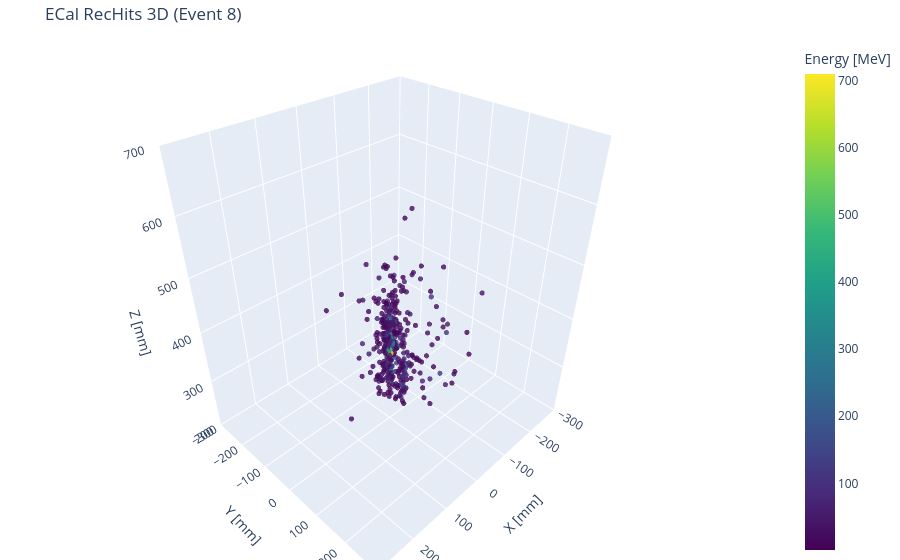

The notebook cell this image was saved under:
### Markdown cell above
### Interactive 3D

### Code cell
import plotly.graph_objects as go

event_idx = 8

x = ak.to_numpy(ecal_x[event_idx])
y = ak.to_numpy(ecal_y[event_idx])
z = ak.to_numpy(ecal_z[event_idx])
e = ak.to_numpy(ecal_energy[event_idx])

fig = go.Figure(
    data=[
        go.Scatter3d(
            x=x,
            y=y,
            z=z,
            mode="markers",
            marker=dict(
                size=3,
                color=e,
                colorscale="Viridis",
                colorbar=dict(title="Energy [MeV]"),
                opacity=0.8,
            ),
        )
    ]
)

fig.update_layout(
    title=f"ECal {ecal_hit_label} 3D (Event {event_idx})",
    scene=dict(
        xaxis_title="X [mm]",
        yaxis_title="Y [mm]",
        zaxis_title="Z [mm]",
        xaxis=dict(range=[-300, 300]),
        yaxis=dict(range=[-300, 300]),
        zaxis=dict(range=[200, 700]),
    ),
    margin=dict(l=0, r=0, b=0, t=40),
)

fig.show()

### Figure 1 — Plotly figure (JSON) as saved in the notebook; plotly's stock layout.template omitted (floating-point values rounded to 4 significant figures; data arrays with more than 128 entries replaced by an {"elided": "..."} marker saying what was removed)
{"data": [{"marker": {"color": {"elided": "353 float values"}, "colorbar": {"title": {"text": "Energy [MeV]"}}, "colorscale": [[0, "#440154"], [0.1111, "#482878"], [0.2222, "#3e4989"], [0.3333, "#31688e"], [0.4444, "#26828e"], [0.5556, "#1f9e89"], [0.6667, "#35b779"], [0.7778, "#6ece58"], [0.8889, "#b5de2b"], [1, "#fde725"]], "opacity": 0.8, "size": 3}, "mode": "markers", "type": "scatter3d", "x": {"elided": "353 float values"}, "y": {"elided": "353 float values"}, "z": {"elided": "353 float values"}}], "layout": {"margin": {"b": 0, "l": 0, "r": 0, "t": 40}, "scene": {"xaxis": {"range": [-300, 300], "title": {"text": "X [mm]"}}, "yaxis": {"range": [-300, 300], "title": {"text": "Y [mm]"}}, "zaxis": {"range": [200, 700], "title": {"text": "Z [mm]"}}}, "title": {"text": "ECal RecHits 3D (Event 8)"}}}
